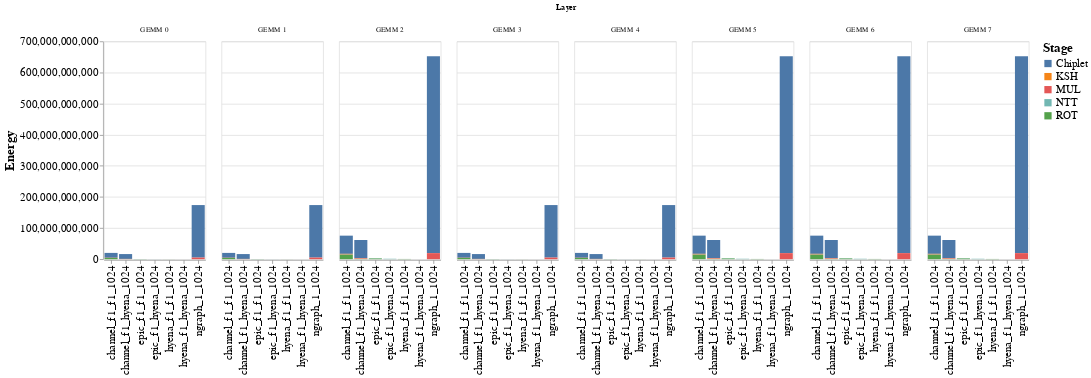

Notebook source saved alongside this figure:
### Code cell
for data in [data_resnet, data_gnmt, data_mobile]:
# for data in [data_resnet]:
    # Calls
    structs = ['Chiplet', 'KSH', 'MUL', 'NTT', 'ROT']
    # structs = ['KSH', 'MUL', 'NTT']

    temp_dd = []
    ignore_layer= ['FC1000_7_7_7_7_2048_1000']

    for model in data:
        layer_list = list(data[model].keys())[:-1]
        if 'cheetah' in model[0]:
            continue
        for layer in layer_list:
#             if 'Residual' not in layer:
#                 continue
            for s in structs:
                for metric,vals in data[model][layer][s].items():
                    if metric in master_energy:
                            temp_dd.append(["_".join(model), data[model][layer]['Layer'], s, metric, vals*master_energy[metric]])

    df_dd = pd.DataFrame(temp_dd, columns=['Model', 'Layer', 'Stage', 'Metric', "Energy"])
    # df_l = df_temp[df_temp['Layer'] == 'CONV 2 1 2']
    # df_l = df_temp[df_temp['Layer'] == 'CONV 2 1 Residual']
    dd = df_dd.groupby(['Model', 'Layer','Stage']).sum().reset_index()


    alt.Chart(dd).mark_bar().encode(
        x=alt.X('Model', axis=alt.Axis(title=None), sort='ascending'),
        y=alt.Y('Energy'),
        color='Stage',
        column=alt.Column('Layer')
    ).configure_axis(
        labelFontSize=15,
        titleFontSize=18
    ).configure_legend(
        labelFontSize=15,
        titleFontSize=18
    ).display()

### Figure 1 — Vega-Lite specification as saved in the notebook (floating-point values rounded to 4 significant figures; data arrays with more than 128 entries replaced by an {"elided": "..."} marker saying what was removed)
{"config": {"view": {"continuousWidth": 400, "continuousHeight": 300}, "axis": {"labelFontSize": 15, "titleFontSize": 18}, "legend": {"labelFontSize": 15, "titleFontSize": 18}}, "data": {"name": "data-fadbe186748a46934711d908b6305848"}, "mark": "bar", "encoding": {"color": {"field": "Stage", "type": "nominal"}, "column": {"field": "Layer", "type": "nominal"}, "x": {"axis": {"title": null}, "field": "Model", "sort": "ascending", "type": "nominal"}, "y": {"field": "Energy", "type": "quantitative"}}, "$schema": "https://vega.github.io/schema/vega-lite/v4.17.0.json", "datasets": {"data-fadbe186748a46934711d908b6305848": {"elided": "280 records"}}}
